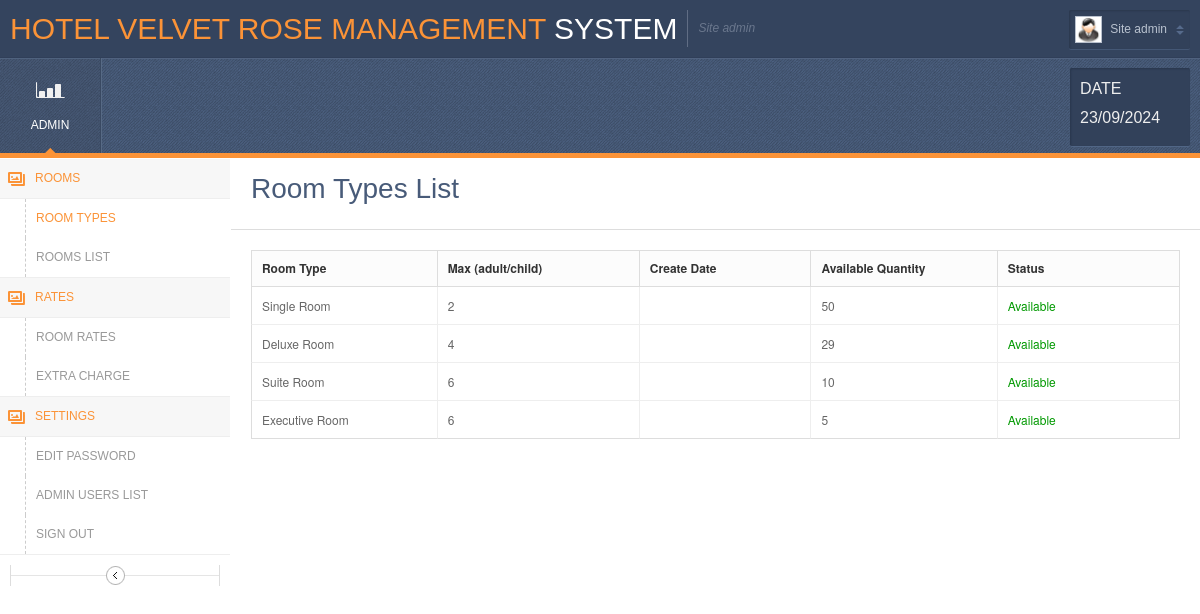
Page /Admin/roomtype.php on the committed database.
### tables this page shows
CREATE TABLE `room` (
  `room_id` int(10) NOT NULL,
  `room_type` varchar(25) NOT NULL,
  `cost` int(25) NOT NULL,
  `available_quantity` int(11) NOT NULL,
  `accomodates_people` varchar(255) NOT NULL,
  `description` varchar(10000) DEFAULT NULL,
  `image_url` varchar(255) NOT NULL,
  `create_date` date DEFAULT NULL
);

### Admin/roomtype.php (the view, shortened to what this page needs)
<?php
require_once('db.php');
$sql = "SELECT room_id, room_type, available_quantity, accomodates_people,create_date FROM room";
$stmt = $conn->prepare($sql);
$stmt->execute();
$rooms = $stmt->fetchAll(PDO::FETCH_ASSOC);
?>
<!DOCTYPE html PUBLIC "-//W3C//DTD XHTML 1.0 Transitional//EN" "http://www.w3.org/TR/xhtml1/DTD/xhtml1-transitional.dtd">
<html xmlns="http://www.w3.org/1999/xhtml">
<head>
    <link rel="stylesheet" href="css/style.default.css" type="text/css" />
</head>
<body class="withvernav">
    <div class="bodywrapper">
        <div class="topheader">
            <div class="left">
                <h1 class="logo">Hotel Velvet Rose Management<span> System</span></h1>
                <span class="slogan">Site admin</span>
                <br clear="all" />
            </div>
            <div class="right">
            <div class="userinfo">
                    <img src="images/icons/admin.jpg" height="25" alt="" />
                    <span class="slogan">
                    <?php
                    if (isset($_SESSION['username'])) {
                        echo "Welcome, " . $_SESSION['username'];
                    } else {
                        echo "Site admin";
                    }
                    ?>
                </span>
                </div>
            </div>
        </div>
        <div class="header">
            <ul class="headermenu">
                <li class="current"><a href="dashboard.php"><span class="icon icon-chart"></span>Admin</a></li>
            </ul>
            <div class="headerwidget">
                <div class="earnings">
                    <div>
                    <h4>date</h4>
                    <h4><?php echo date('d/m/Y'); ?></h4>
                    </div>
                </div>
            </div>
        </div>
        <div class="vernav2 iconmenu">
            <ul>
                <li class="current"><a href="#rtype" class="gallery">Rooms</a>
                    <span class="arrow"></span>
                    <ul id="rtype">
                        <li class="current"><a href="roomtype.php">Room Types</a></li>
                        <li><a href="room.php">Rooms List</a></li>
                    </ul>
                </li>
                <li class="current"><a href="#rooms" class="gallery">Rates</a>
                    <span class="arrow"></span>
                    <ul id="rooms">
                        <li><a href="roomrate.php">Room Rates</a></li>
                        <li><a href="extracharge.php">Extra Charge</a></li>
                    </ul>
                </li>
                <li class="current"><a href="#tax" class="gallery">Settings</a>
                    <span class="arrow"></span>
                    <ul id="tax">
                        <li><a href="change-password.php">Edit Password</a></li>
                        <li><a href="users.php">Admin Users list</a></li>
                        <li><a href="javascript:void(0)" onclick="document.logout.submit();">Sign Out</a></li>
                    </ul>
                </li>
            </ul>
            <a class="togglemenu"></a>
            <br /><br />
        </div>
        <div class="centercontent tables">
            <div class="pageheader notab">
                <h1 class="pagetitle">Room Types List</h1>
            </div>
            <div id="contentwrapper" class="contentwrapper">
                <table cellpadding="0" cellspacing="0" border="0" class="stdtable stdtablequick" id="dyntable2">
                    <colgroup>
                        <col class="con0" style="width: 4%" />
                        <col class="con1" />
                        <col class="con0" />
                        <col class="con1" />
                        <col class="con0" />
                    </colgroup>
                    <thead>
                        <tr>
                            <th class="head0" width="5%" style='font-size: 12px;'>Room Type</th>
                            <th class="head0" width="5%" style='font-size: 12px;'>Max (adult/child)</th>
                            <th class="head0" width="5%" style='font-size: 12px;'>Create Date</th>
                            <th class="head0" width="5%" style='font-size: 12px;'>Available Quantity</th>
                            <th class="head0" width="5%" style='font-size: 12px;'>Status</th>
                        </tr>
                    </thead>
                    <tbody>
                        <?php
                        if (!empty($rooms)) {
                            foreach ($rooms as $row) {
                                echo "<tr>";
                                echo "<td class='con0' style='font-size: 12px;'>" . $row["room_type"] . "</td>";
                                echo "<td class='con0' style='font-size: 12px;'>" . $row["accomodates_people"] . "</td>";
                                echo "<td class='con0' style='font-size: 12px;'>" . $row["create_date"] . "</td>";
                                echo "<td class='con0' style='font-size: 12px;'>" . $row["available_quantity"] . "</td>";
                                echo "<td class='con0' style='font-size: 12px;'><font color='#009900'>Available</font></td>";
                                echo "</tr>";
                            }
                        } else {
                            echo "<tr><td colspan='7' class='aligncenter'>No records found</td></tr>";
                        }
                        ?>
                    </tbody>
                </table>
            </div>
        </div>
    </div>
</body>
</html>

### rows in the picture
room: room_type "Single Room", accomodates_people "2", available_quantity "50"
room: room_type "Deluxe Room", accomodates_people "4", available_quantity "29"
room: room_type "Suite Room", accomodates_people "6", available_quantity "10"
room: room_type "Executive Room", accomodates_people "6", available_quantity "5"
